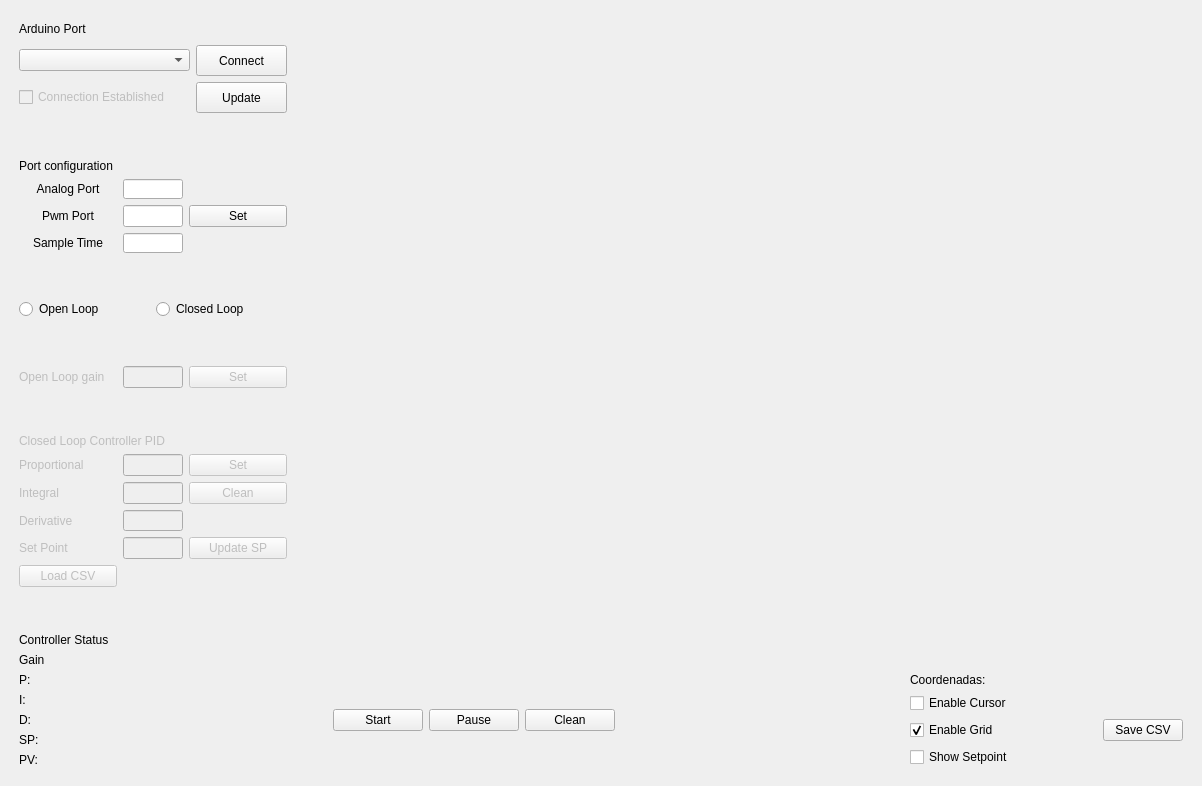
<?xml version="1.0" encoding="UTF-8"?>
<ui version="4.0">
 <class>MainWindow</class>
 <widget class="QMainWindow" name="MainWindow">
  <property name="geometry">
   <rect>
    <x>0</x>
    <y>0</y>
    <width>1202</width>
    <height>786</height>
   </rect>
  </property>
  <property name="sizePolicy">
   <sizepolicy hsizetype="Preferred" vsizetype="Preferred">
    <horstretch>0</horstretch>
    <verstretch>0</verstretch>
   </sizepolicy>
  </property>
  <property name="minimumSize">
   <size>
    <width>1202</width>
    <height>720</height>
   </size>
  </property>
  <property name="windowTitle">
   <string>Controlador Digital Firmata</string>
  </property>
  <widget class="QWidget" name="centralwidget">
   <layout class="QGridLayout" name="gridLayout_7">
    <item row="0" column="2" rowspan="12" colspan="3">
     <layout class="QGridLayout" name="gridLayout">
      <property name="leftMargin">
       <number>0</number>
      </property>
      <property name="topMargin">
       <number>10</number>
      </property>
      <property name="rightMargin">
       <number>10</number>
      </property>
      <item row="0" column="0">
       <widget class="PlotWidget" name="graphWidget" native="true">
        <property name="sizePolicy">
         <sizepolicy hsizetype="Expanding" vsizetype="Expanding">
          <horstretch>0</horstretch>
          <verstretch>0</verstretch>
         </sizepolicy>
        </property>
        <property name="minimumSize">
         <size>
          <width>900</width>
          <height>600</height>
         </size>
        </property>
       </widget>
      </item>
     </layout>
    </item>
    <item row="10" column="0">
     <spacer name="verticalSpacer_5">
      <property name="orientation">
       <enum>Qt::Vertical</enum>
      </property>
      <property name="sizeHint" stdset="0">
       <size>
        <width>20</width>
        <height>40</height>
       </size>
      </property>
     </spacer>
    </item>
    <item row="8" column="0">
     <layout class="QHBoxLayout" name="horizontalLayout_4">
      <property name="leftMargin">
       <number>10</number>
      </property>
      <item>
       <widget class="QLabel" name="label_6">
        <property name="enabled">
         <bool>false</bool>
        </property>
        <property name="sizePolicy">
         <sizepolicy hsizetype="Expanding" vsizetype="Preferred">
          <horstretch>0</horstretch>
          <verstretch>0</verstretch>
         </sizepolicy>
        </property>
        <property name="text">
         <string>Closed Loop Controller PID</string>
        </property>
        <property name="textFormat">
         <enum>Qt::AutoText</enum>
        </property>
       </widget>
      </item>
     </layout>
    </item>
    <item row="4" column="0">
     <layout class="QHBoxLayout" name="horizontalLayout_3">
      <property name="leftMargin">
       <number>10</number>
      </property>
      <item>
       <widget class="QRadioButton" name="radioButton">
        <property name="sizePolicy">
         <sizepolicy hsizetype="Expanding" vsizetype="Fixed">
          <horstretch>0</horstretch>
          <verstretch>0</verstretch>
         </sizepolicy>
        </property>
        <property name="text">
         <string>Open Loop</string>
        </property>
       </widget>
      </item>
      <item>
       <widget class="QRadioButton" name="radioButton_2">
        <property name="sizePolicy">
         <sizepolicy hsizetype="Expanding" vsizetype="Fixed">
          <horstretch>0</horstretch>
          <verstretch>0</verstretch>
         </sizepolicy>
        </property>
        <property name="text">
         <string>Closed Loop</string>
        </property>
       </widget>
      </item>
     </layout>
    </item>
    <item row="6" column="0">
     <layout class="QGridLayout" name="gridLayout_4">
      <property name="leftMargin">
       <number>10</number>
      </property>
      <item row="0" column="1">
       <widget class="QLineEdit" name="textBox4">
        <property name="enabled">
         <bool>false</bool>
        </property>
        <property name="minimumSize">
         <size>
          <width>36</width>
          <height>21</height>
         </size>
        </property>
        <property name="maximumSize">
         <size>
          <width>60</width>
          <height>16777215</height>
         </size>
        </property>
       </widget>
      </item>
      <item row="0" column="0">
       <widget class="QLabel" name="label_10">
        <property name="enabled">
         <bool>false</bool>
        </property>
        <property name="sizePolicy">
         <sizepolicy hsizetype="Expanding" vsizetype="Preferred">
          <horstretch>0</horstretch>
          <verstretch>0</verstretch>
         </sizepolicy>
        </property>
        <property name="text">
         <string>Open Loop gain</string>
        </property>
       </widget>
      </item>
      <item row="0" column="2">
       <widget class="QPushButton" name="set_3">
        <property name="enabled">
         <bool>false</bool>
        </property>
        <property name="sizePolicy">
         <sizepolicy hsizetype="Expanding" vsizetype="Fixed">
          <horstretch>0</horstretch>
          <verstretch>0</verstretch>
         </sizepolicy>
        </property>
        <property name="text">
         <string>Set</string>
        </property>
       </widget>
      </item>
     </layout>
    </item>
    <item row="9" column="0">
     <layout class="QGridLayout" name="gridLayout_2">
      <property name="sizeConstraint">
       <enum>QLayout::SetDefaultConstraint</enum>
      </property>
      <property name="leftMargin">
       <number>10</number>
      </property>
      <property name="verticalSpacing">
       <number>-1</number>
      </property>
      <item row="1" column="1">
       <widget class="QLineEdit" name="textBox6">
        <property name="enabled">
         <bool>false</bool>
        </property>
        <property name="minimumSize">
         <size>
          <width>50</width>
          <height>21</height>
         </size>
        </property>
        <property name="maximumSize">
         <size>
          <width>60</width>
          <height>16777215</height>
         </size>
        </property>
       </widget>
      </item>
      <item row="0" column="0">
       <widget class="QLabel" name="label_7">
        <property name="enabled">
         <bool>false</bool>
        </property>
        <property name="sizePolicy">
         <sizepolicy hsizetype="Expanding" vsizetype="Preferred">
          <horstretch>0</horstretch>
          <verstretch>0</verstretch>
         </sizepolicy>
        </property>
        <property name="layoutDirection">
         <enum>Qt::LeftToRight</enum>
        </property>
        <property name="autoFillBackground">
         <bool>false</bool>
        </property>
        <property name="text">
         <string>Proportional</string>
        </property>
        <property name="alignment">
         <set>Qt::AlignLeading|Qt::AlignLeft|Qt::AlignVCenter</set>
        </property>
       </widget>
      </item>
      <item row="3" column="1">
       <widget class="QLineEdit" name="textBox8">
        <property name="enabled">
         <bool>false</bool>
        </property>
        <property name="minimumSize">
         <size>
          <width>50</width>
          <height>21</height>
         </size>
        </property>
        <property name="maximumSize">
         <size>
          <width>60</width>
          <height>16777215</height>
         </size>
        </property>
       </widget>
      </item>
      <item row="2" column="1">
       <widget class="QLineEdit" name="textBox7">
        <property name="enabled">
         <bool>false</bool>
        </property>
        <property name="sizePolicy">
         <sizepolicy hsizetype="Expanding" vsizetype="Fixed">
          <horstretch>0</horstretch>
          <verstretch>0</verstretch>
         </sizepolicy>
        </property>
        <property name="minimumSize">
         <size>
          <width>50</width>
          <height>21</height>
         </size>
        </property>
        <property name="maximumSize">
         <size>
          <width>60</width>
          <height>16777215</height>
         </size>
        </property>
       </widget>
      </item>
      <item row="0" column="1">
       <widget class="QLineEdit" name="textBox5">
        <property name="enabled">
         <bool>false</bool>
        </property>
        <property name="minimumSize">
         <size>
          <width>50</width>
          <height>21</height>
         </size>
        </property>
        <property name="maximumSize">
         <size>
          <width>60</width>
          <height>16777215</height>
         </size>
        </property>
       </widget>
      </item>
      <item row="1" column="0">
       <widget class="QLabel" name="label_9">
        <property name="enabled">
         <bool>false</bool>
        </property>
        <property name="sizePolicy">
         <sizepolicy hsizetype="Expanding" vsizetype="Preferred">
          <horstretch>0</horstretch>
          <verstretch>0</verstretch>
         </sizepolicy>
        </property>
        <property name="text">
         <string>Integral</string>
        </property>
        <property name="alignment">
         <set>Qt::AlignLeading|Qt::AlignLeft|Qt::AlignVCenter</set>
        </property>
       </widget>
      </item>
      <item row="3" column="0">
       <widget class="QLabel" name="label_11">
        <property name="enabled">
         <bool>false</bool>
        </property>
        <property name="sizePolicy">
         <sizepolicy hsizetype="Ignored" vsizetype="Preferred">
          <horstretch>0</horstretch>
          <verstretch>0</verstretch>
         </sizepolicy>
        </property>
        <property name="text">
         <string>Set Point</string>
        </property>
        <property name="alignment">
         <set>Qt::AlignLeading|Qt::AlignLeft|Qt::AlignVCenter</set>
        </property>
       </widget>
      </item>
      <item row="0" column="2">
       <widget class="QPushButton" name="set_2">
        <property name="enabled">
         <bool>false</bool>
        </property>
        <property name="sizePolicy">
         <sizepolicy hsizetype="Expanding" vsizetype="Fixed">
          <horstretch>0</horstretch>
          <verstretch>0</verstretch>
         </sizepolicy>
        </property>
        <property name="text">
         <string>Set</string>
        </property>
       </widget>
      </item>
      <item row="2" column="0">
       <widget class="QLabel" name="label_8">
        <property name="enabled">
         <bool>false</bool>
        </property>
        <property name="sizePolicy">
         <sizepolicy hsizetype="Ignored" vsizetype="Preferred">
          <horstretch>0</horstretch>
          <verstretch>0</verstretch>
         </sizepolicy>
        </property>
        <property name="text">
         <string>Derivative</string>
        </property>
        <property name="alignment">
         <set>Qt::AlignLeading|Qt::AlignLeft|Qt::AlignVCenter</set>
        </property>
       </widget>
      </item>
      <item row="1" column="2">
       <widget class="QPushButton" name="clear_2">
        <property name="enabled">
         <bool>false</bool>
        </property>
        <property name="sizePolicy">
         <sizepolicy hsizetype="Expanding" vsizetype="Fixed">
          <horstretch>0</horstretch>
          <verstretch>0</verstretch>
         </sizepolicy>
        </property>
        <property name="text">
         <string>Clean</string>
        </property>
       </widget>
      </item>
      <item row="4" column="0">
       <widget class="QPushButton" name="loadCSV">
        <property name="enabled">
         <bool>false</bool>
        </property>
        <property name="sizePolicy">
         <sizepolicy hsizetype="Expanding" vsizetype="Fixed">
          <horstretch>0</horstretch>
          <verstretch>0</verstretch>
         </sizepolicy>
        </property>
        <property name="text">
         <string>Load CSV</string>
        </property>
       </widget>
      </item>
      <item row="4" column="1" colspan="2">
       <widget class="QLabel" name="selectedCSV">
        <property name="enabled">
         <bool>true</bool>
        </property>
        <property name="sizePolicy">
         <sizepolicy hsizetype="Expanding" vsizetype="Preferred">
          <horstretch>0</horstretch>
          <verstretch>0</verstretch>
         </sizepolicy>
        </property>
        <property name="text">
         <string/>
        </property>
        <property name="alignment">
         <set>Qt::AlignCenter</set>
        </property>
       </widget>
      </item>
      <item row="3" column="2">
       <widget class="QPushButton" name="updateSetPoint">
        <property name="enabled">
         <bool>false</bool>
        </property>
        <property name="sizePolicy">
         <sizepolicy hsizetype="Expanding" vsizetype="Fixed">
          <horstretch>0</horstretch>
          <verstretch>0</verstretch>
         </sizepolicy>
        </property>
        <property name="text">
         <string>Update SP</string>
        </property>
       </widget>
      </item>
     </layout>
    </item>
    <item row="5" column="0">
     <spacer name="verticalSpacer_3">
      <property name="orientation">
       <enum>Qt::Vertical</enum>
      </property>
      <property name="sizeHint" stdset="0">
       <size>
        <width>20</width>
        <height>40</height>
       </size>
      </property>
     </spacer>
    </item>
    <item row="11" column="0" rowspan="2">
     <layout class="QVBoxLayout" name="verticalLayout">
      <property name="leftMargin">
       <number>10</number>
      </property>
      <property name="bottomMargin">
       <number>10</number>
      </property>
      <item>
       <widget class="QLabel" name="label_12">
        <property name="sizePolicy">
         <sizepolicy hsizetype="Expanding" vsizetype="Preferred">
          <horstretch>0</horstretch>
          <verstretch>0</verstretch>
         </sizepolicy>
        </property>
        <property name="text">
         <string>Controller Status</string>
        </property>
       </widget>
      </item>
      <item>
       <widget class="QLabel" name="label_13">
        <property name="sizePolicy">
         <sizepolicy hsizetype="Expanding" vsizetype="Preferred">
          <horstretch>0</horstretch>
          <verstretch>0</verstretch>
         </sizepolicy>
        </property>
        <property name="text">
         <string>Gain</string>
        </property>
       </widget>
      </item>
      <item>
       <widget class="QLabel" name="label_14">
        <property name="sizePolicy">
         <sizepolicy hsizetype="Expanding" vsizetype="Preferred">
          <horstretch>0</horstretch>
          <verstretch>0</verstretch>
         </sizepolicy>
        </property>
        <property name="text">
         <string>P:</string>
        </property>
       </widget>
      </item>
      <item>
       <widget class="QLabel" name="label_15">
        <property name="sizePolicy">
         <sizepolicy hsizetype="Expanding" vsizetype="Preferred">
          <horstretch>0</horstretch>
          <verstretch>0</verstretch>
         </sizepolicy>
        </property>
        <property name="text">
         <string>I:</string>
        </property>
       </widget>
      </item>
      <item>
       <widget class="QLabel" name="label_16">
        <property name="sizePolicy">
         <sizepolicy hsizetype="Expanding" vsizetype="Preferred">
          <horstretch>0</horstretch>
          <verstretch>0</verstretch>
         </sizepolicy>
        </property>
        <property name="text">
         <string>D:</string>
        </property>
       </widget>
      </item>
      <item>
       <widget class="QLabel" name="label_17">
        <property name="sizePolicy">
         <sizepolicy hsizetype="Ignored" vsizetype="Preferred">
          <horstretch>0</horstretch>
          <verstretch>0</verstretch>
         </sizepolicy>
        </property>
        <property name="mouseTracking">
         <bool>false</bool>
        </property>
        <property name="toolTip">
         <string notr="true"/>
        </property>
        <property name="toolTipDuration">
         <number>-1</number>
        </property>
        <property name="statusTip">
         <string/>
        </property>
        <property name="whatsThis">
         <string/>
        </property>
        <property name="text">
         <string>SP:</string>
        </property>
       </widget>
      </item>
      <item>
       <widget class="QLabel" name="label_18">
        <property name="sizePolicy">
         <sizepolicy hsizetype="Ignored" vsizetype="Preferred">
          <horstretch>0</horstretch>
          <verstretch>0</verstretch>
         </sizepolicy>
        </property>
        <property name="text">
         <string>PV:</string>
        </property>
       </widget>
      </item>
     </layout>
    </item>
    <item row="0" column="0">
     <layout class="QGridLayout" name="gridLayout_3">
      <property name="leftMargin">
       <number>10</number>
      </property>
      <property name="topMargin">
       <number>10</number>
      </property>
      <property name="rightMargin">
       <number>0</number>
      </property>
      <property name="bottomMargin">
       <number>0</number>
      </property>
      <item row="1" column="0">
       <widget class="QComboBox" name="listport">
        <property name="sizePolicy">
         <sizepolicy hsizetype="Expanding" vsizetype="Fixed">
          <horstretch>0</horstretch>
          <verstretch>0</verstretch>
         </sizepolicy>
        </property>
       </widget>
      </item>
      <item row="0" column="0">
       <widget class="QLabel" name="label">
        <property name="sizePolicy">
         <sizepolicy hsizetype="Expanding" vsizetype="Preferred">
          <horstretch>0</horstretch>
          <verstretch>0</verstretch>
         </sizepolicy>
        </property>
        <property name="minimumSize">
         <size>
          <width>131</width>
          <height>20</height>
         </size>
        </property>
        <property name="text">
         <string>Arduino Port</string>
        </property>
       </widget>
      </item>
      <item row="2" column="0">
       <widget class="QCheckBox" name="checkBox">
        <property name="enabled">
         <bool>false</bool>
        </property>
        <property name="sizePolicy">
         <sizepolicy hsizetype="MinimumExpanding" vsizetype="Fixed">
          <horstretch>0</horstretch>
          <verstretch>0</verstretch>
         </sizepolicy>
        </property>
        <property name="minimumSize">
         <size>
          <width>171</width>
          <height>20</height>
         </size>
        </property>
        <property name="styleSheet">
         <string notr="true"/>
        </property>
        <property name="text">
         <string>Connection Established</string>
        </property>
        <property name="checkable">
         <bool>false</bool>
        </property>
       </widget>
      </item>
      <item row="2" column="1">
       <widget class="QPushButton" name="refresh">
        <property name="enabled">
         <bool>true</bool>
        </property>
        <property name="sizePolicy">
         <sizepolicy hsizetype="Expanding" vsizetype="Fixed">
          <horstretch>0</horstretch>
          <verstretch>0</verstretch>
         </sizepolicy>
        </property>
        <property name="minimumSize">
         <size>
          <width>91</width>
          <height>31</height>
         </size>
        </property>
        <property name="text">
         <string>Update</string>
        </property>
       </widget>
      </item>
      <item row="1" column="1">
       <widget class="QPushButton" name="connect">
        <property name="sizePolicy">
         <sizepolicy hsizetype="Expanding" vsizetype="Fixed">
          <horstretch>0</horstretch>
          <verstretch>0</verstretch>
         </sizepolicy>
        </property>
        <property name="minimumSize">
         <size>
          <width>91</width>
          <height>31</height>
         </size>
        </property>
        <property name="text">
         <string>Connect</string>
        </property>
       </widget>
      </item>
     </layout>
    </item>
    <item row="2" column="0">
     <layout class="QGridLayout" name="gridLayout_5">
      <property name="leftMargin">
       <number>10</number>
      </property>
      <item row="2" column="0">
       <widget class="QLabel" name="label_4">
        <property name="sizePolicy">
         <sizepolicy hsizetype="Expanding" vsizetype="Preferred">
          <horstretch>0</horstretch>
          <verstretch>0</verstretch>
         </sizepolicy>
        </property>
        <property name="text">
         <string>Pwm Port</string>
        </property>
        <property name="alignment">
         <set>Qt::AlignCenter</set>
        </property>
       </widget>
      </item>
      <item row="0" column="0">
       <widget class="QLabel" name="label_2">
        <property name="sizePolicy">
         <sizepolicy hsizetype="Expanding" vsizetype="Preferred">
          <horstretch>0</horstretch>
          <verstretch>0</verstretch>
         </sizepolicy>
        </property>
        <property name="text">
         <string>Port configuration</string>
        </property>
       </widget>
      </item>
      <item row="3" column="1">
       <widget class="QLineEdit" name="textBox3">
        <property name="minimumSize">
         <size>
          <width>37</width>
          <height>20</height>
         </size>
        </property>
        <property name="maximumSize">
         <size>
          <width>60</width>
          <height>16777215</height>
         </size>
        </property>
       </widget>
      </item>
      <item row="1" column="1">
       <widget class="QLineEdit" name="textBox1">
        <property name="minimumSize">
         <size>
          <width>37</width>
          <height>20</height>
         </size>
        </property>
        <property name="maximumSize">
         <size>
          <width>60</width>
          <height>20</height>
         </size>
        </property>
       </widget>
      </item>
      <item row="3" column="0">
       <widget class="QLabel" name="label_5">
        <property name="sizePolicy">
         <sizepolicy hsizetype="Expanding" vsizetype="Preferred">
          <horstretch>0</horstretch>
          <verstretch>0</verstretch>
         </sizepolicy>
        </property>
        <property name="text">
         <string>Sample Time</string>
        </property>
        <property name="alignment">
         <set>Qt::AlignCenter</set>
        </property>
       </widget>
      </item>
      <item row="1" column="0">
       <widget class="QLabel" name="label_3">
        <property name="sizePolicy">
         <sizepolicy hsizetype="MinimumExpanding" vsizetype="Preferred">
          <horstretch>0</horstretch>
          <verstretch>0</verstretch>
         </sizepolicy>
        </property>
        <property name="text">
         <string>Analog Port</string>
        </property>
        <property name="alignment">
         <set>Qt::AlignCenter</set>
        </property>
       </widget>
      </item>
      <item row="2" column="2">
       <widget class="QPushButton" name="set_1">
        <property name="sizePolicy">
         <sizepolicy hsizetype="Expanding" vsizetype="Fixed">
          <horstretch>0</horstretch>
          <verstretch>0</verstretch>
         </sizepolicy>
        </property>
        <property name="text">
         <string>Set</string>
        </property>
       </widget>
      </item>
      <item row="2" column="1">
       <widget class="QLineEdit" name="textBox2">
        <property name="minimumSize">
         <size>
          <width>37</width>
          <height>20</height>
         </size>
        </property>
        <property name="maximumSize">
         <size>
          <width>60</width>
          <height>16777215</height>
         </size>
        </property>
       </widget>
      </item>
     </layout>
    </item>
    <item row="12" column="2">
     <layout class="QHBoxLayout" name="horizontalLayout_2">
      <property name="bottomMargin">
       <number>10</number>
      </property>
      <item>
       <widget class="QPushButton" name="start">
        <property name="sizePolicy">
         <sizepolicy hsizetype="Expanding" vsizetype="Fixed">
          <horstretch>0</horstretch>
          <verstretch>0</verstretch>
         </sizepolicy>
        </property>
        <property name="text">
         <string>Start</string>
        </property>
       </widget>
      </item>
      <item>
       <widget class="QPushButton" name="pause">
        <property name="sizePolicy">
         <sizepolicy hsizetype="Expanding" vsizetype="Fixed">
          <horstretch>0</horstretch>
          <verstretch>0</verstretch>
         </sizepolicy>
        </property>
        <property name="text">
         <string>Pause</string>
        </property>
       </widget>
      </item>
      <item>
       <widget class="QPushButton" name="clear_3">
        <property name="sizePolicy">
         <sizepolicy hsizetype="Expanding" vsizetype="Fixed">
          <horstretch>0</horstretch>
          <verstretch>0</verstretch>
         </sizepolicy>
        </property>
        <property name="text">
         <string>Clean</string>
        </property>
       </widget>
      </item>
     </layout>
    </item>
    <item row="12" column="4">
     <layout class="QGridLayout" name="gridLayout_6">
      <property name="rightMargin">
       <number>10</number>
      </property>
      <property name="bottomMargin">
       <number>10</number>
      </property>
      <item row="4" column="0">
       <widget class="QCheckBox" name="enableSetPoint">
        <property name="text">
         <string>Show Setpoint</string>
        </property>
       </widget>
      </item>
      <item row="3" column="0">
       <widget class="QCheckBox" name="enableGrid">
        <property name="sizePolicy">
         <sizepolicy hsizetype="Expanding" vsizetype="Fixed">
          <horstretch>0</horstretch>
          <verstretch>0</verstretch>
         </sizepolicy>
        </property>
        <property name="text">
         <string>Enable Grid</string>
        </property>
        <property name="checked">
         <bool>true</bool>
        </property>
       </widget>
      </item>
      <item row="3" column="1">
       <widget class="QPushButton" name="saveCsv">
        <property name="text">
         <string>Save CSV</string>
        </property>
       </widget>
      </item>
      <item row="2" column="0">
       <widget class="QCheckBox" name="enableCursor">
        <property name="sizePolicy">
         <sizepolicy hsizetype="Expanding" vsizetype="Fixed">
          <horstretch>0</horstretch>
          <verstretch>0</verstretch>
         </sizepolicy>
        </property>
        <property name="text">
         <string>Enable Cursor</string>
        </property>
       </widget>
      </item>
      <item row="1" column="0" colspan="2">
       <widget class="QLabel" name="coordinates">
        <property name="sizePolicy">
         <sizepolicy hsizetype="Ignored" vsizetype="Preferred">
          <horstretch>0</horstretch>
          <verstretch>0</verstretch>
         </sizepolicy>
        </property>
        <property name="text">
         <string>Coordenadas:</string>
        </property>
       </widget>
      </item>
     </layout>
    </item>
    <item row="1" column="0">
     <spacer name="verticalSpacer">
      <property name="orientation">
       <enum>Qt::Vertical</enum>
      </property>
      <property name="sizeHint" stdset="0">
       <size>
        <width>20</width>
        <height>40</height>
       </size>
      </property>
     </spacer>
    </item>
    <item row="7" column="0">
     <spacer name="verticalSpacer_4">
      <property name="orientation">
       <enum>Qt::Vertical</enum>
      </property>
      <property name="sizeHint" stdset="0">
       <size>
        <width>20</width>
        <height>40</height>
       </size>
      </property>
     </spacer>
    </item>
    <item row="3" column="0">
     <spacer name="verticalSpacer_2">
      <property name="orientation">
       <enum>Qt::Vertical</enum>
      </property>
      <property name="sizeHint" stdset="0">
       <size>
        <width>20</width>
        <height>40</height>
       </size>
      </property>
     </spacer>
    </item>
    <item row="12" column="3">
     <spacer name="horizontalSpacer">
      <property name="orientation">
       <enum>Qt::Horizontal</enum>
      </property>
      <property name="sizeHint" stdset="0">
       <size>
        <width>40</width>
        <height>20</height>
       </size>
      </property>
     </spacer>
    </item>
    <item row="9" column="1">
     <spacer name="horizontalSpacer_2">
      <property name="orientation">
       <enum>Qt::Horizontal</enum>
      </property>
      <property name="sizeType">
       <enum>QSizePolicy::Fixed</enum>
      </property>
      <property name="sizeHint" stdset="0">
       <size>
        <width>40</width>
        <height>20</height>
       </size>
      </property>
     </spacer>
    </item>
   </layout>
  </widget>
 </widget>
 <customwidgets>
  <customwidget>
   <class>PlotWidget</class>
   <extends>QWidget</extends>
   <header>pyqtgraph</header>
   <container>1</container>
  </customwidget>
 </customwidgets>
 <resources/>
 <connections/>
</ui>
